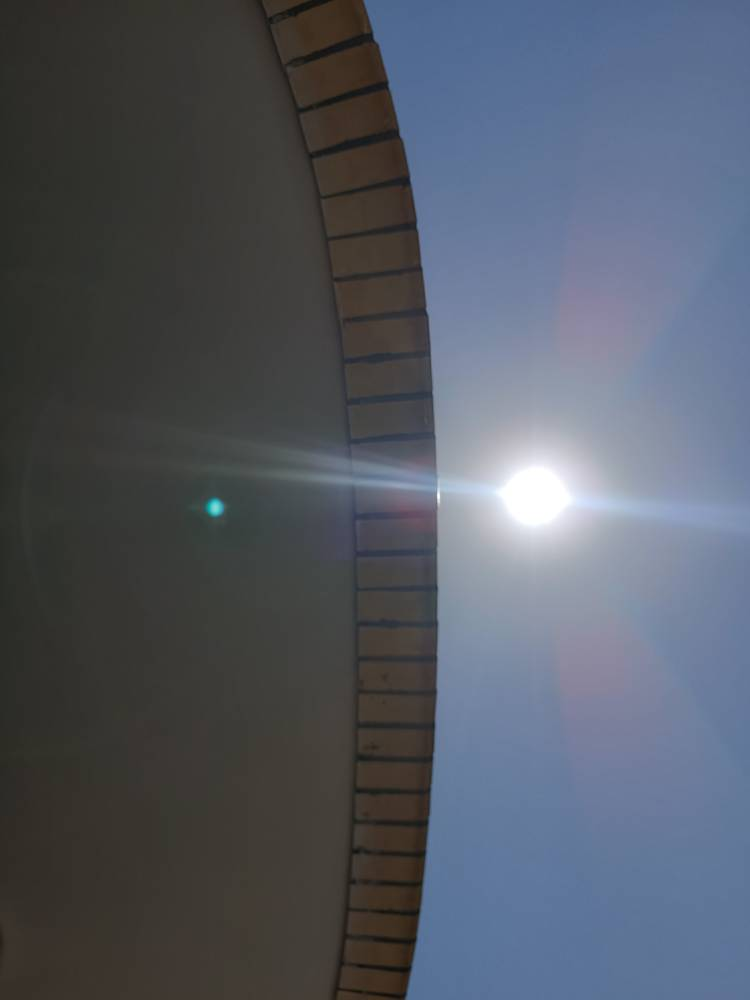
#> input picture Refactor/Images/1785916500250.jpg, 750 x 1000 px, found by its file name; its folder holds only this picture in this run
$ python segmentation.py
#> lines starting #> are read from the running program, lines starting #| are printed output that depends on the picture; after the words box and inside, x2 and y2 are one past the last pixel; in counts of white or black regions, pixels touching at a corner belong together
import os
import cv2
import numpy as np
import time

folder_path = r"C:/Users/win/Desktop/SunTrackerSplit/SunTracker-Refactor/Refactor/Images"
image_extensions = (".jpg", ".jpeg", ".png", ".bmp")

if not os.path.exists(folder_path):
    print(f"Error: Folder path does not exist -> {folder_path}")
else:
    for file_name in os.listdir(folder_path):
        if not file_name.lower().endswith(image_extensions):
            continue

        img_path = os.path.join(folder_path, file_name)
        image = cv2.imread(img_path)
#> image is the input picture: shape (1000, 750, 3); mean B, G, R 100, 89.3, 83.5

        if image is None:
            continue

        # ۱. تغییر سایز
        # resized_img = cv2.resize(image, (640, 480))
        resized_img = image


        # --- شروع اندازه‌گیری زمان پردازش ---
        start_time = time.perf_counter()

        # ۲. تبدیل به LAB و گرفتن کانال L
        lab_img = cv2.cvtColor(resized_img, cv2.COLOR_BGR2LAB)
#> lab_img: shape (1000, 750, 3); mean of channels 0, 1, 2 95.1, 128.7, 121.9
        l_channel = lab_img[:, :, 0]
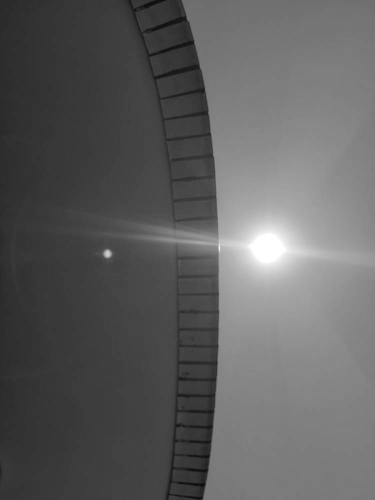
#> l_channel: shape (1000, 750) (shown at 1/2 size); min 10, max 255, mean 95.1

        # ۳. فیلتر گوسی
        blurred_l = cv2.GaussianBlur(l_channel, (21, 21), 0)

        # ۴. پیدا کردن بیشینه روشنایی (مرکز خورشید)
        _, max_val, _, seed_point = cv2.minMaxLoc(blurred_l)
#> max_val = 255; seed_point = (532, 474)

        # ۵. ساخت ماسک کمکی
        h, w = blurred_l.shape
        mask_temp = np.zeros((h + 2, w + 2), dtype=np.uint8)

        LO_DIFF = 3
        UP_DIFF = 0

        flags = 4 | (
            255 << 8) | cv2.FLOODFILL_MASK_ONLY | cv2.FLOODFILL_FIXED_RANGE

        # اجرای سگمنتیشن
        cv2.floodFill(
            blurred_l.copy(),
            mask_temp,
            seed_point,
            0,
            LO_DIFF,
            UP_DIFF,
            flags,
        )

        sun_mask = mask_temp[1: h + 1, 1: w + 1]

        # --- پایان اندازه‌گیری زمان پردازش ---
        end_time = time.perf_counter()

        # محاسبه زمان به میلی‌ثانیه و فریم بر ثانیه
        execution_time_ms = (end_time - start_time) * 1000
        fps = 1000 / execution_time_ms if execution_time_ms > 0 else 0

        print(
            f"Image: {file_name} | Processing Time: {execution_time_ms:.2f} ms | FPS: {fps:.1f}")

        # ۶. مشخص کردن نقطه مرکز روی تصویر اصلی
        visual_img = resized_img.copy()
        cv2.circle(visual_img, seed_point, 5, (0, 0, 255), -1)
#> visual_img: shape (1000, 750, 3); 0.01% of pixels changed, all inside (x1, y1, x2, y2) = (527, 469, 538, 480)

        # نمایش زمان روی تصویر
        time_text = f"Time: {execution_time_ms:.2f} ms ({fps:.1f} FPS)"
        cv2.putText(
            visual_img,
            time_text,
            (10, 30),
            cv2.FONT_HERSHEY_SIMPLEX,
            0.7,
            (0, 255, 0),
            2,
        )
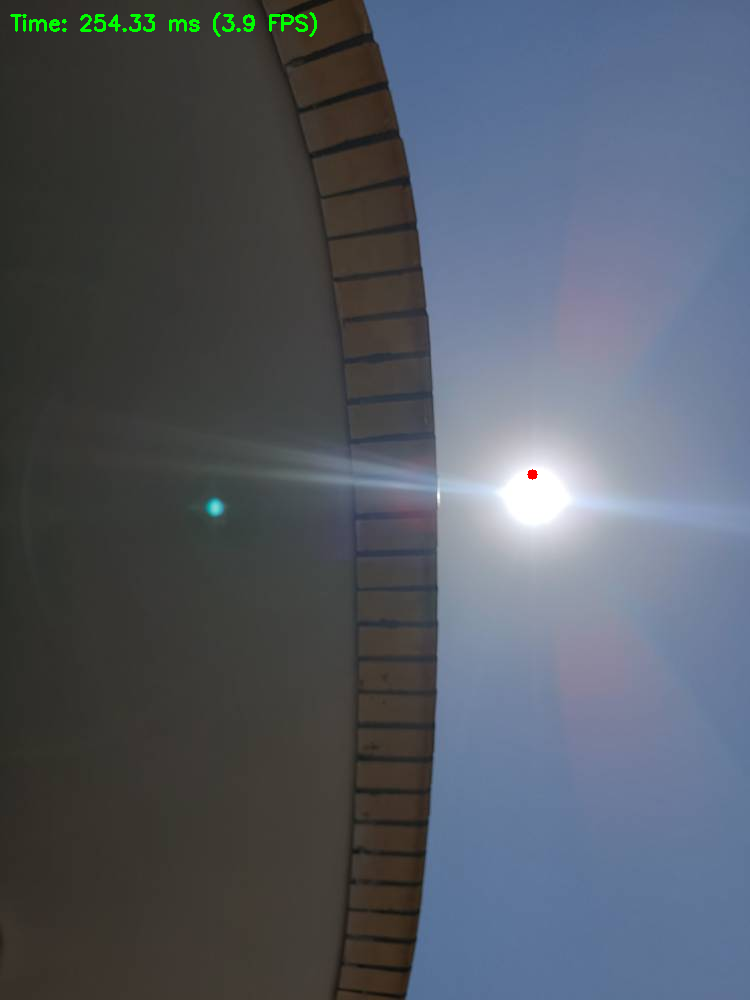
#> visual_img: shape (1000, 750, 3); mean B, G, R 99.8, 89.8, 83.4

        # ۷. تبدیل ماسک به ۳ کاناله برای نمایش کنار هم
        mask_3channel = cv2.cvtColor(sun_mask, cv2.COLOR_GRAY2BGR)
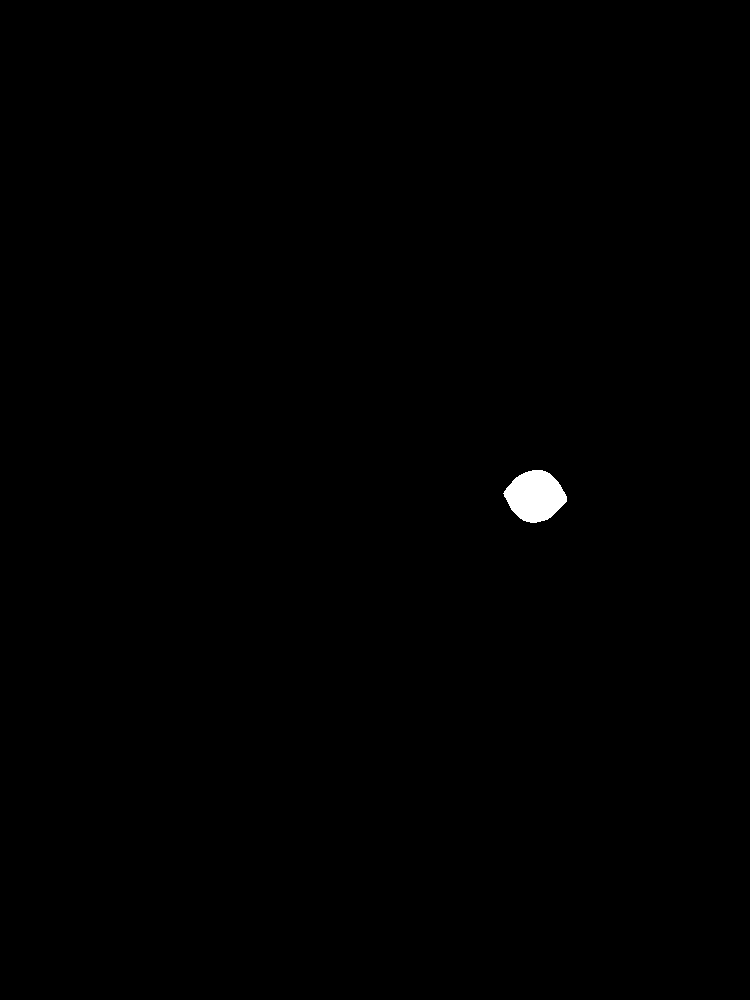
#> mask_3channel: shape (1000, 750, 3); 0.32% white; 1 white region, box (x1, y1, x2, y2) and area: (503, 470, 567, 523) 2372

        # چسباندن تصویر اصلی و ماسک
        combined_view = np.hstack((visual_img, mask_3channel))
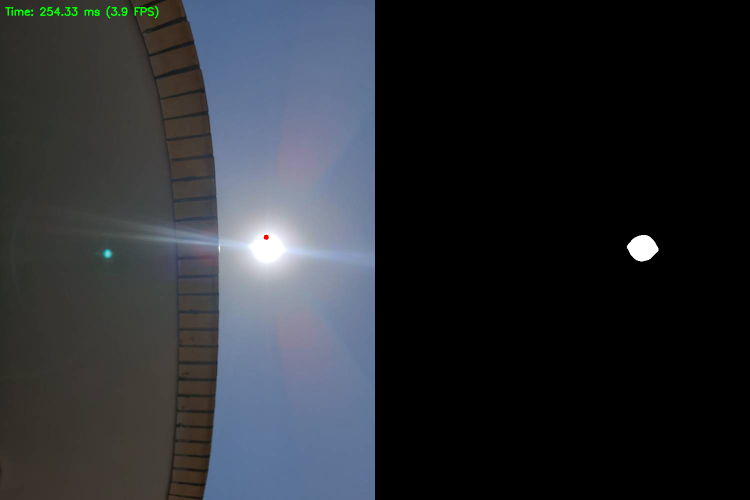
#> combined_view: shape (1000, 1500, 3) (shown at 1/2 size); mean B, G, R 50.3, 45.3, 42.1

        # ۸. نمایش پنجره
        cv2.imshow("Original (Left) vs Segmented Mask (Right)", combined_view)

        key = cv2.waitKey(0)
#> (key Esc is pressed here)
        if key == 27:  # ESC
            break

    cv2.destroyAllWindows()

$ run again, on Refactor/Images/IMG_20260805_180003.jpg
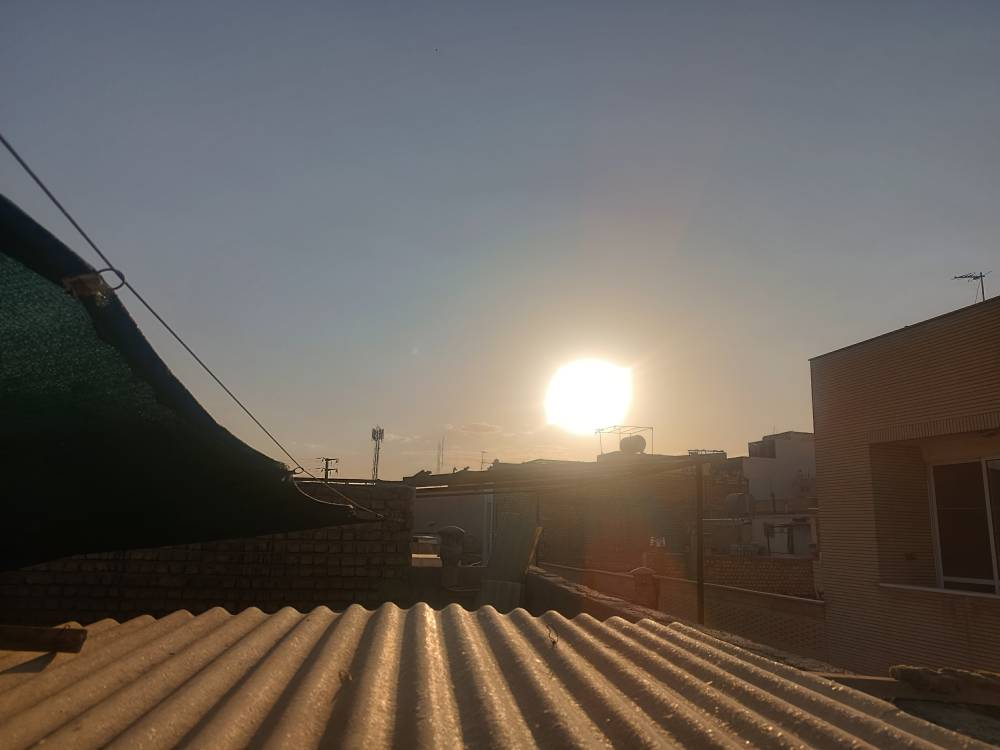
#> input picture Refactor/Images/IMG_20260805_180003.jpg, 1000 x 750 px, found by its file name
#> image is the input picture: shape (750, 1000, 3); mean B, G, R 90.7, 97.1, 104.3
#> lab_img: shape (750, 1000, 3); mean of channels 0, 1, 2 104.4, 130.5, 133
#> max_val = 255; seed_point = (579, 366)
#> `mask_3channel = cv2.cvtColor(sun_mask, cv2.COLOR_GRAY2BGR)`:
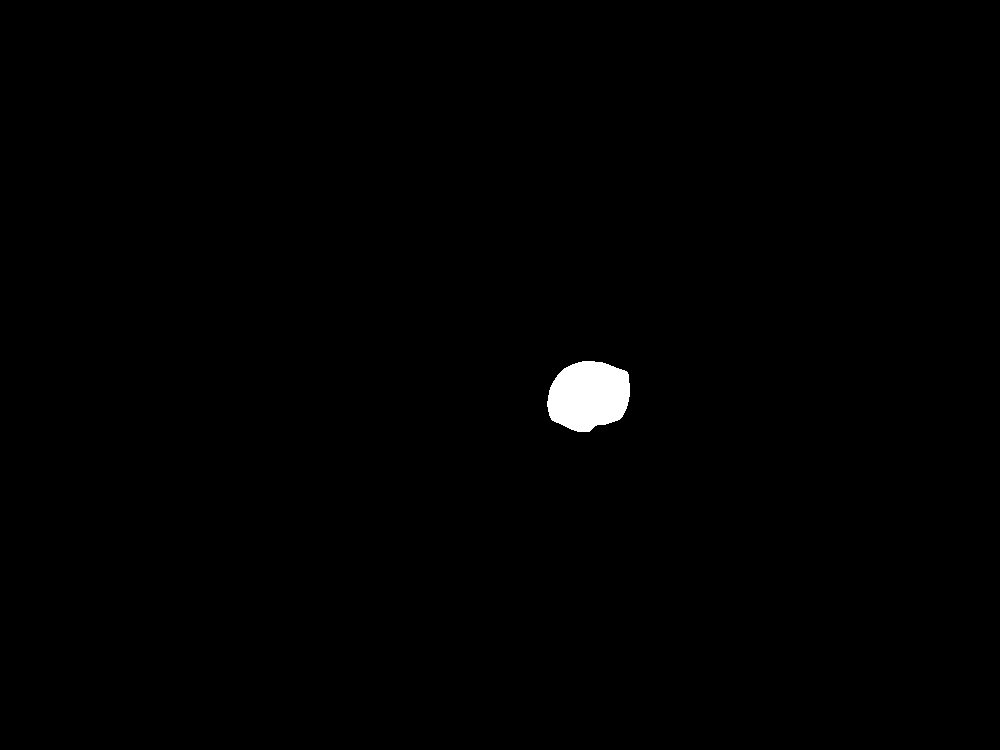
#> mask_3channel: shape (750, 1000, 3); 0.62% white; 1 white region, box (x1, y1, x2, y2) and area: (547, 361, 630, 432) 4638
#> `combined_view = np.hstack((visual_img, mask_3channel))`:
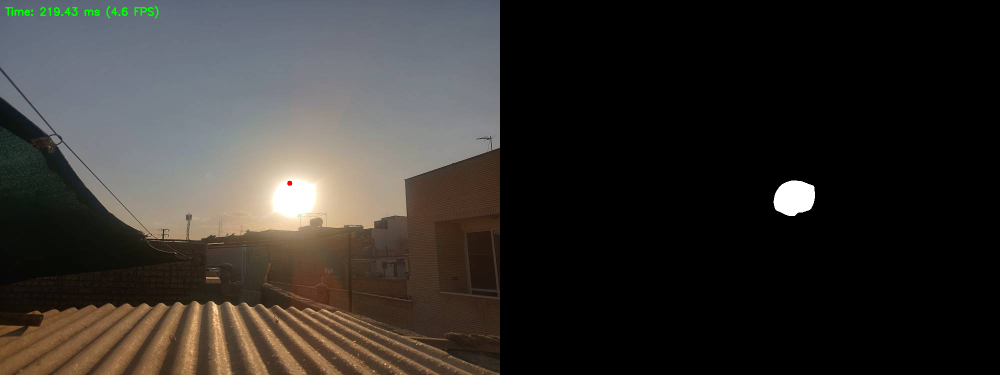
#> combined_view: shape (750, 2000, 3) (shown at 1/2 size); mean B, G, R 46, 49.5, 52.8

$ run again, on Refactor/Images/IMG_20260805_180034.jpg
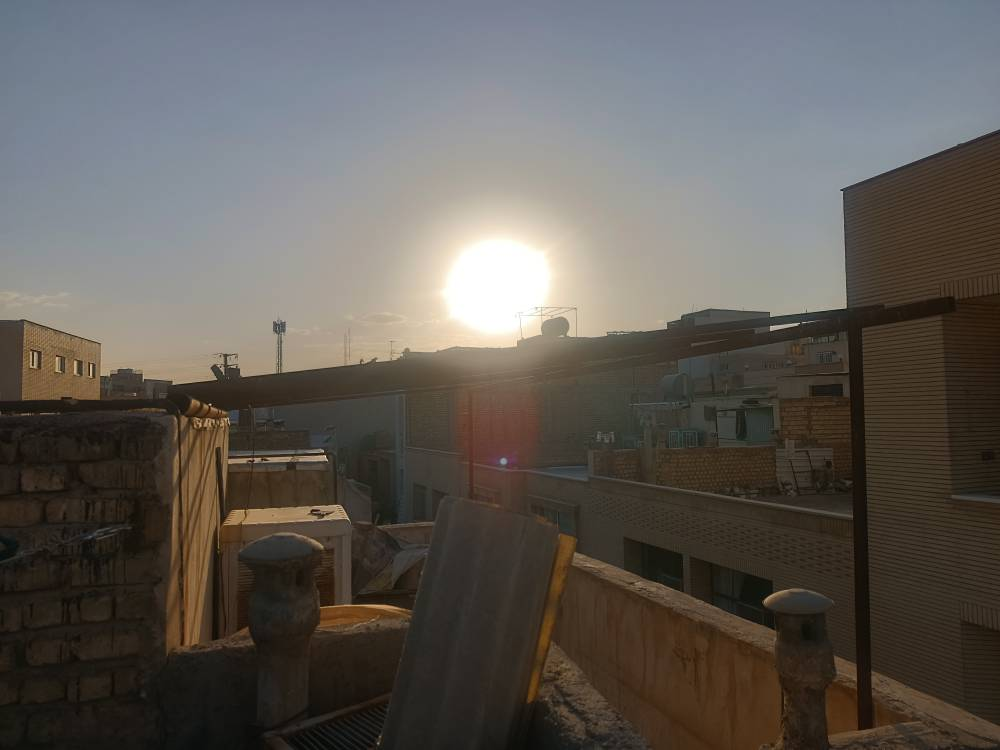
#> input picture Refactor/Images/IMG_20260805_180034.jpg, 1000 x 750 px, found by its file name
#> image is the input picture: shape (750, 1000, 3); mean B, G, R 86.8, 91.8, 96.5
#> lab_img: shape (750, 1000, 3); mean of channels 0, 1, 2 97.4, 129.5, 132.1
#> max_val = 255; seed_point = (489, 246)
#> `mask_3channel = cv2.cvtColor(sun_mask, cv2.COLOR_GRAY2BGR)`:
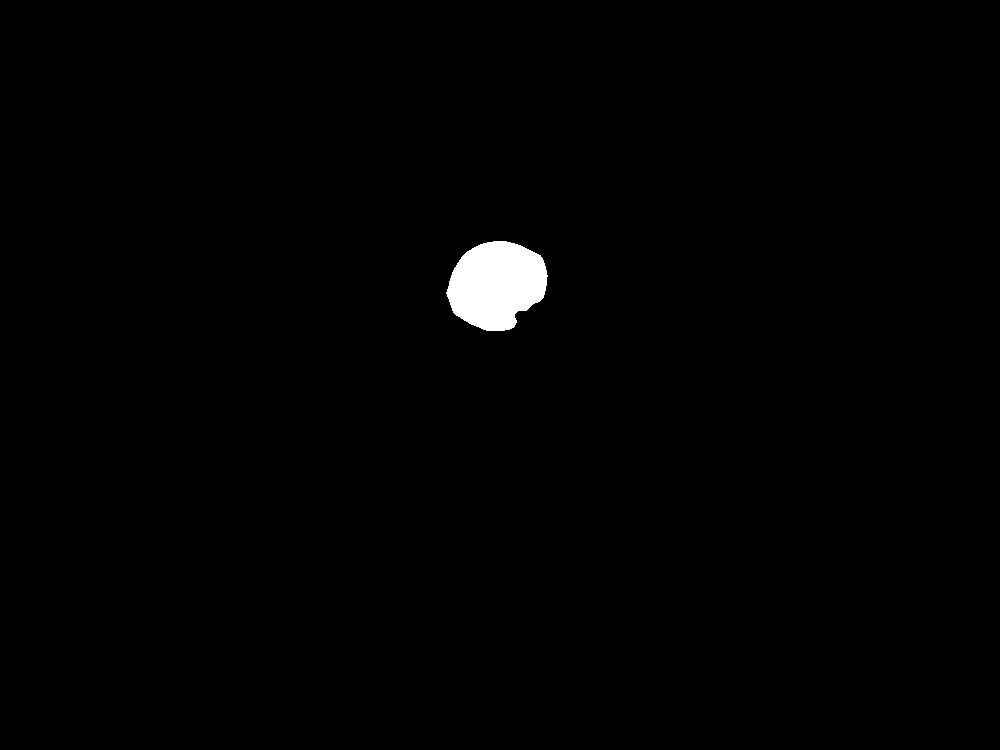
#> mask_3channel: shape (750, 1000, 3); 0.9% white; 1 white region, box (x1, y1, x2, y2) and area: (446, 241, 548, 331) 6777
#> `combined_view = np.hstack((visual_img, mask_3channel))`:
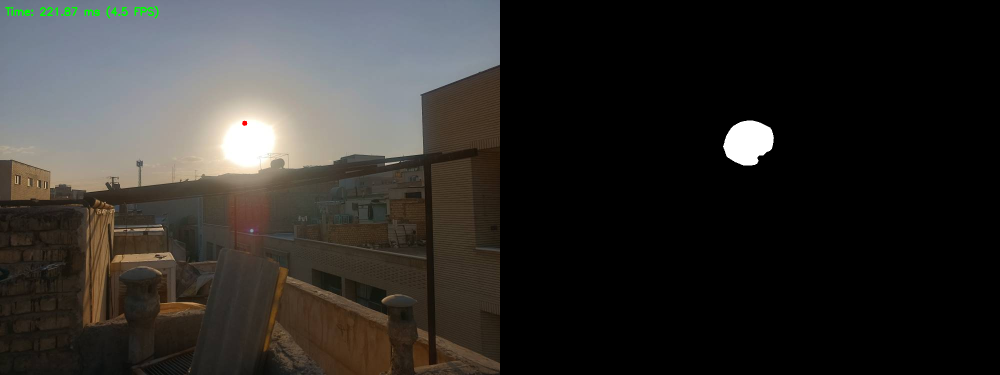
#> combined_view: shape (750, 2000, 3) (shown at 1/2 size); mean B, G, R 44.3, 47.2, 49.3
